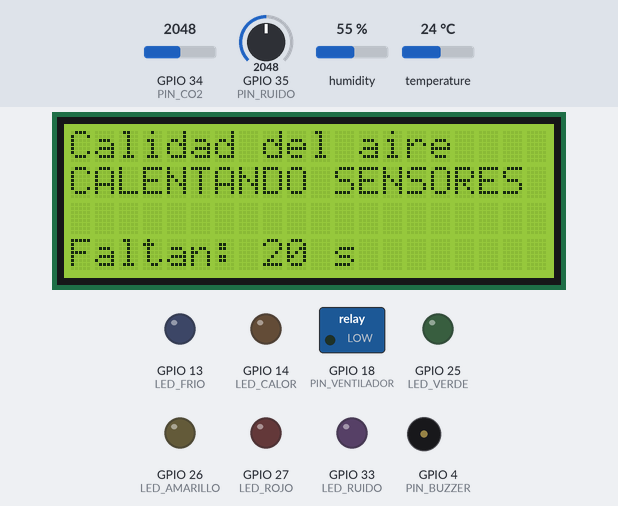
A sketch run on a simulated ESP32. On the bench: 20×4 character LCD, switched loads named in the sketch (green lamp = pin HIGH), output pins drawn as LEDs (lit = HIGH), buzzer (waves = sounding). Inputs (shaded band) come from the test bench; at power-on: GPIO 34 (PIN_CO2) = 2048, GPIO 35 (PIN_RUIDO) = 2048, humidity 55 %, temperature 24 °C. What the sketch prints to the serial monitor is not drawn.

Above: at 3.0 s.
At 8.4 s:
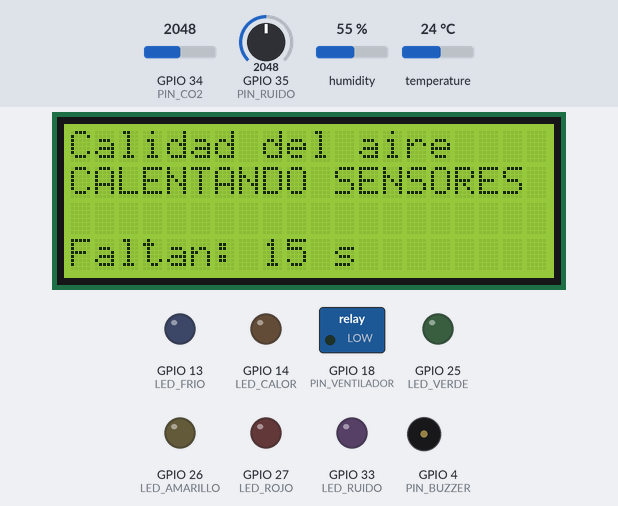
At 13.2 s:
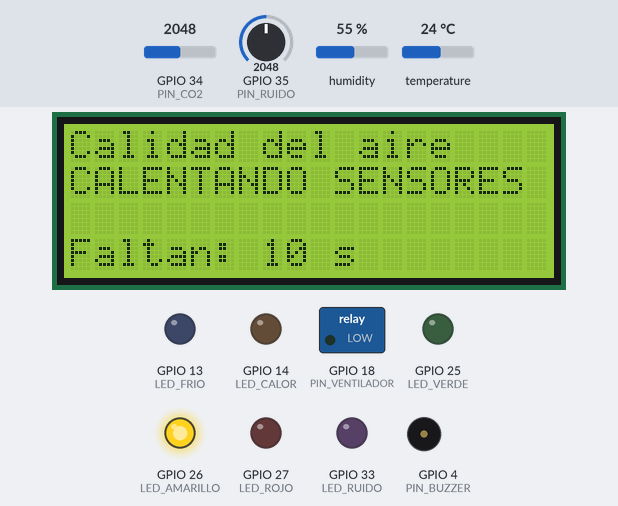
At 18.1 s:
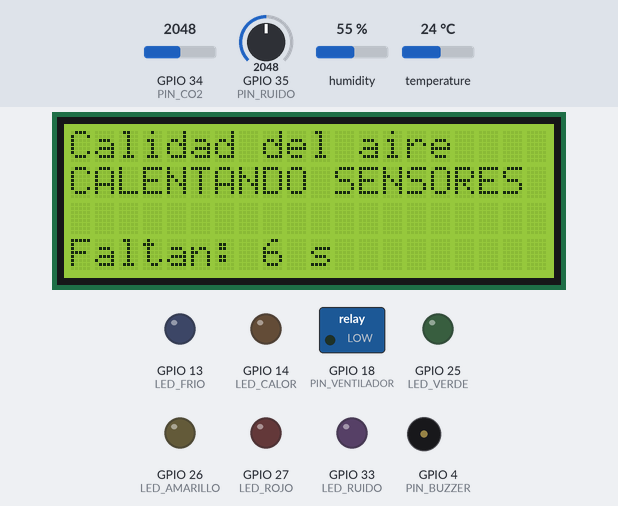
At 23.9 s:
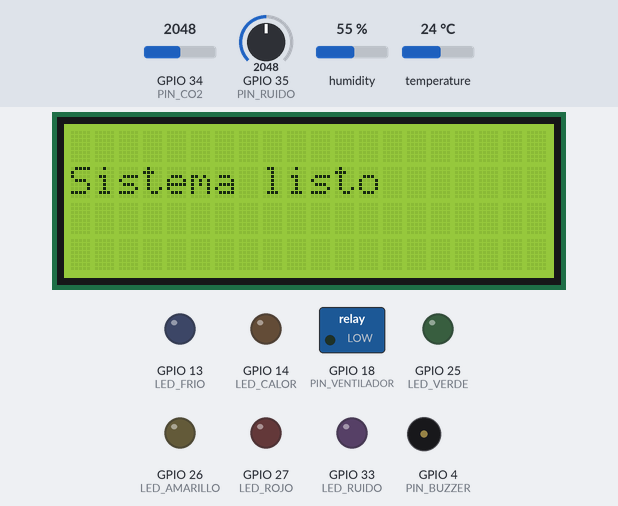
At 25.5 s:
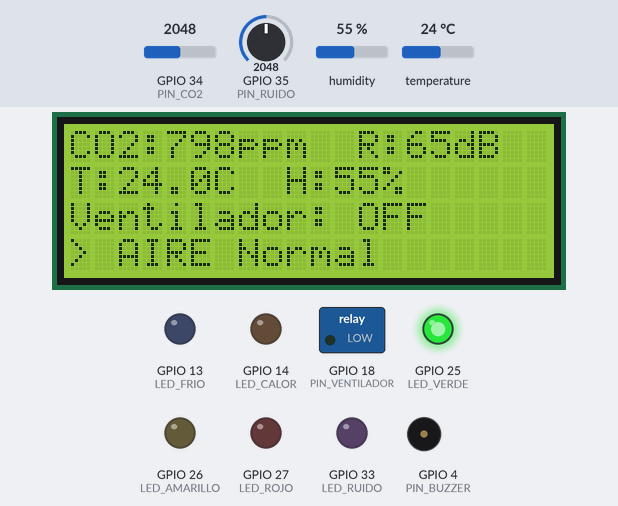
Timing chart, 0 to 27.0 s (numbered marks = the images above):
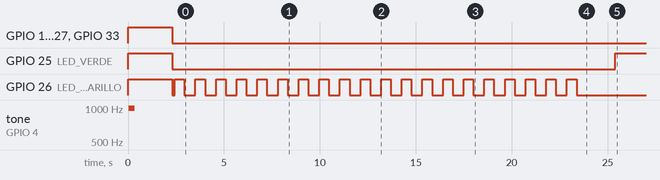

The sketch:

sketch.ino
```cpp
#include <Wire.h>
#include <LiquidCrystal_I2C.h>
#include "DHTesp.h"

// Air quality monitor - ESP32 firmware (ESPOCH Orellana, PAO 3 integrator project)
// Measures estimated CO2 (MQ-135), temperature and humidity (DHT22) and noise (MAX4466).
// Shows the values on a 20x4 LCD, warns with LEDs and a buzzer, controls an exhaust fan
// through a relay, and sends one CSV line per cycle over USB serial (one way only).
//
// In Wokwi, noise is simulated with a slide potentiometer.
// On the real device (MAX4466) set this to false.
const bool SIMULACION = true;

const int PIN_DHT = 15;
const int PIN_CO2 = 34;
const int PIN_RUIDO = 35;

const int LED_VERDE = 25;
const int LED_AMARILLO = 26;
const int LED_ROJO = 27;
const int LED_CALOR = 14;
const int LED_FRIO = 13;
const int LED_RUIDO = 33;
const int PIN_BUZZER = 4;
const int PIN_VENTILADOR = 18;

// Sensor warm-up time. Simulation: 20 s. Real device: 120 s or more
const int SEGUNDOS_CALENTAMIENTO = 20;

// Noise: provisional threshold and number of readings in a row before warning
const int RUIDO_ALTO_DB = 70;
const int LECTURAS_RUIDO = 3;

DHTesp sensorDHT;
LiquidCrystal_I2C lcd(0x27, 20, 4);

// Fan state is kept between cycles (hysteresis)
bool ventiladorEncendido = false;
// Number of consecutive high-noise readings
int contadorRuido = 0;

void pitar() {
  for (int i = 0; i < 300; i++) {
    digitalWrite(PIN_BUZZER, HIGH);
    delayMicroseconds(500);
    digitalWrite(PIN_BUZZER, LOW);
    delayMicroseconds(500);
  }
}

// Writes one LCD row and fills the rest with spaces (20 characters).
// The old text is covered, so lcd.clear() is not needed and the screen does not flicker.
void escribirFila(int fila, String texto) {
  if (texto.length() > 20) {
    texto = texto.substring(0, 20);
  }
  for (int i = texto.length(); i < 20; i++) {
    texto = texto + " ";
  }
  lcd.setCursor(0, fila);
  lcd.print(texto);
}

// Returns the estimated noise level in dB
int leerRuido() {
  if (SIMULACION) {
    // The potentiometer works as a "volume" control: 30 to 100 dB
    int crudo = analogRead(PIN_RUIDO);
    return map(crudo, 0, 4095, 30, 100);
  }

  // Real device: the MAX4466 outputs an audio wave.
  // We measure the peak-to-peak amplitude over a 50 ms window.
  int maximo = 0;
  int minimo = 4095;
  unsigned long inicio = millis();
  while (millis() - inicio < 50) {
    int muestra = analogRead(PIN_RUIDO);
    if (muestra > maximo) {
      maximo = muestra;
    }
    if (muestra < minimo) {
      minimo = muestra;
    }
  }
  float voltajePicoPico = (maximo - minimo) * 3.3 / 4095.0;
  if (voltajePicoPico < 0.001) {
    voltajePicoPico = 0.001;
  }
  // PROVISIONAL formula: to be calibrated with a phone sound level meter
  float decibeles = 60 + 20 * log10(voltajePicoPico / 0.2);
  return constrain((int)decibeles, 30, 120);
}

void setup() {
  Serial.begin(115200);

  pinMode(LED_VERDE, OUTPUT);
  pinMode(LED_AMARILLO, OUTPUT);
  pinMode(LED_ROJO, OUTPUT);
  pinMode(LED_CALOR, OUTPUT);
  pinMode(LED_FRIO, OUTPUT);
  pinMode(LED_RUIDO, OUTPUT);
  pinMode(PIN_BUZZER, OUTPUT);
  pinMode(PIN_VENTILADOR, OUTPUT);
  digitalWrite(PIN_VENTILADOR, LOW);

  // Self-test at start-up: all LEDs, fan and buzzer
  digitalWrite(LED_VERDE, HIGH);
  digitalWrite(LED_AMARILLO, HIGH);
  digitalWrite(LED_ROJO, HIGH);
  digitalWrite(LED_CALOR, HIGH);
  digitalWrite(LED_FRIO, HIGH);
  digitalWrite(LED_RUIDO, HIGH);
  digitalWrite(PIN_VENTILADOR, HIGH);   // the fan is tested too
  pitar();
  delay(2000);
  digitalWrite(LED_VERDE, LOW);
  digitalWrite(LED_AMARILLO, LOW);
  digitalWrite(LED_ROJO, LOW);
  digitalWrite(LED_CALOR, LOW);
  digitalWrite(LED_FRIO, LOW);
  digitalWrite(LED_RUIDO, LOW);
  digitalWrite(PIN_VENTILADOR, LOW);

  sensorDHT.setup(PIN_DHT, DHTesp::DHT22);
  lcd.init();
  lcd.backlight();

  // MQ-135 warm-up (no alarms during this time)
  for (int s = SEGUNDOS_CALENTAMIENTO; s > 0; s--) {
    escribirFila(0, "Calidad del aire");
    escribirFila(1, "CALENTANDO SENSORES");
    escribirFila(2, "");
    escribirFila(3, "Faltan: " + String(s) + " s");

    digitalWrite(LED_AMARILLO, HIGH);
    delay(500);
    digitalWrite(LED_AMARILLO, LOW);
    delay(500);
  }

  lcd.clear();
  lcd.setCursor(0, 1);
  lcd.print("Sistema listo");
  delay(1500);
}

void loop() {
  // 1. Noise first: the buzzer is silent at this moment
  int ruidoDB = leerRuido();
  if (ruidoDB >= RUIDO_ALTO_DB) {
    contadorRuido = contadorRuido + 1;
  } else {
    contadorRuido = 0;
  }
  bool ruidoAlto = (contadorRuido >= LECTURAS_RUIDO);

  // 2. Temperature and humidity
  TempAndHumidity datos = sensorDHT.getTempAndHumidity();
  float temperatura = datos.temperature;
  float humedad = datos.humidity;
  bool errorDHT = false;
  if (isnan(temperatura) || isnan(humedad)) {
    errorDHT = true;
  }

  // 3. CO2 (PROVISIONAL scale, calibrated with the Wokwi sensor min and max)
  int crudoCO2 = analogRead(PIN_CO2);
  int ppmCO2 = map(crudoCO2, 1386, 4041, 400, 2000);
  ppmCO2 = constrain(ppmCO2, 400, 2000);

  // Turn all LEDs off before deciding
  digitalWrite(LED_VERDE, LOW);
  digitalWrite(LED_AMARILLO, LOW);
  digitalWrite(LED_ROJO, LOW);
  digitalWrite(LED_CALOR, LOW);
  digitalWrite(LED_FRIO, LOW);
  digitalWrite(LED_RUIDO, LOW);

  String mensaje = "AIRE Normal";

  // Temperature rules (only if the DHT22 works)
  if (!errorDHT) {
    if (temperatura >= 30) {
      digitalWrite(LED_CALOR, HIGH);
      mensaje = "CALOR";
    }
    if (temperatura < 20) {
      digitalWrite(LED_FRIO, HIGH);
      mensaje = "FRIO";
    }
  } else {
    mensaje = "ERROR DHT22";
  }

  // CO2 traffic light
  if (ppmCO2 < 800) {
    digitalWrite(LED_VERDE, HIGH);
  }
  if (ppmCO2 >= 800 && ppmCO2 < 1200) {
    digitalWrite(LED_AMARILLO, HIGH);
    mensaje = "VENTILAR";
  }
  if (ppmCO2 >= 1200) {
    digitalWrite(LED_ROJO, HIGH);
    mensaje = "CO2 ALTO";
  }

  // Noise: LED and message only, never the buzzer
  if (ruidoAlto) {
    digitalWrite(LED_RUIDO, HIGH);
    if (mensaje.equals("AIRE Normal")) {
      mensaje = "RUIDO ALTO";
    } else {
      mensaje = mensaje + " + RUIDO";
      if (mensaje.length() > 18) {
        mensaje = "ERROR DHT22+RUIDO";
      }
    }
  }

  // Fan with hysteresis (CO2 and temperature; noise does not turn it on)
  bool calor = false;
  bool temperaturaOk = true;
  if (!errorDHT) {
    calor = (temperatura >= 30);
    temperaturaOk = (temperatura <= 25);
  }
  bool hayQuePrender = calor || (ppmCO2 >= 1200);
  bool sePuedeApagar = temperaturaOk && (ppmCO2 < 1000);

  if (hayQuePrender) {
    ventiladorEncendido = true;
  } else if (sePuedeApagar) {
    ventiladorEncendido = false;
  }
  // If neither condition is true, the fan keeps its previous state

  if (ventiladorEncendido) {
    digitalWrite(PIN_VENTILADOR, HIGH);
  } else {
    digitalWrite(PIN_VENTILADOR, LOW);
  }

  // Buzzer: only when CO2 is critical
  if (ppmCO2 >= 1200) {
    pitar();
  }

  // 20x4 LCD: each row is written over the old one (no lcd.clear(), no flicker)
  String fila1 = "CO2:" + String(ppmCO2) + "ppm  R:" + String(ruidoDB) + "dB";

  String fila2;
  if (errorDHT) {
    fila2 = "DHT22: ERROR";
  } else {
    fila2 = "T:" + String(temperatura, 1) + "C  H:" + String(humedad, 0) + "%";
  }

  String fila3;
  if (ventiladorEncendido) {
    fila3 = "Ventilador: ON";
  } else {
    fila3 = "Ventilador: OFF";
  }

  String fila4 = "> " + mensaje;

  escribirFila(0, fila1);
  escribirFila(1, fila2);
  escribirFila(2, fila3);
  escribirFila(3, fila4);

  // Serial line: T, H, CO2, noise, fan
  // If the DHT22 fails, -999 is sent (error code)
  if (errorDHT) {
    Serial.print(-999);
    Serial.print(",");
    Serial.print(-999);
  } else {
    Serial.print(temperatura);
    Serial.print(",");
    Serial.print(humedad);
  }
  Serial.print(",");
  Serial.print(ppmCO2);
  Serial.print(",");
  Serial.print(ruidoDB);
  Serial.print(",");
  if (ventiladorEncendido) {
    Serial.println(1);
  } else {
    Serial.println(0);
  }

  delay(4000);
}
```

Measured:
- by itself, GPIO 25 (LED_VERDE): HIGH → LOW at 2.3 s, → HIGH 23.1 s later
- what the display in image 0 shows lasts 1.1 s, from 2.4 s to 3.5 s
- what the display in image 4 shows lasts 1.6 s, from 23.9 s to 25.5 s
